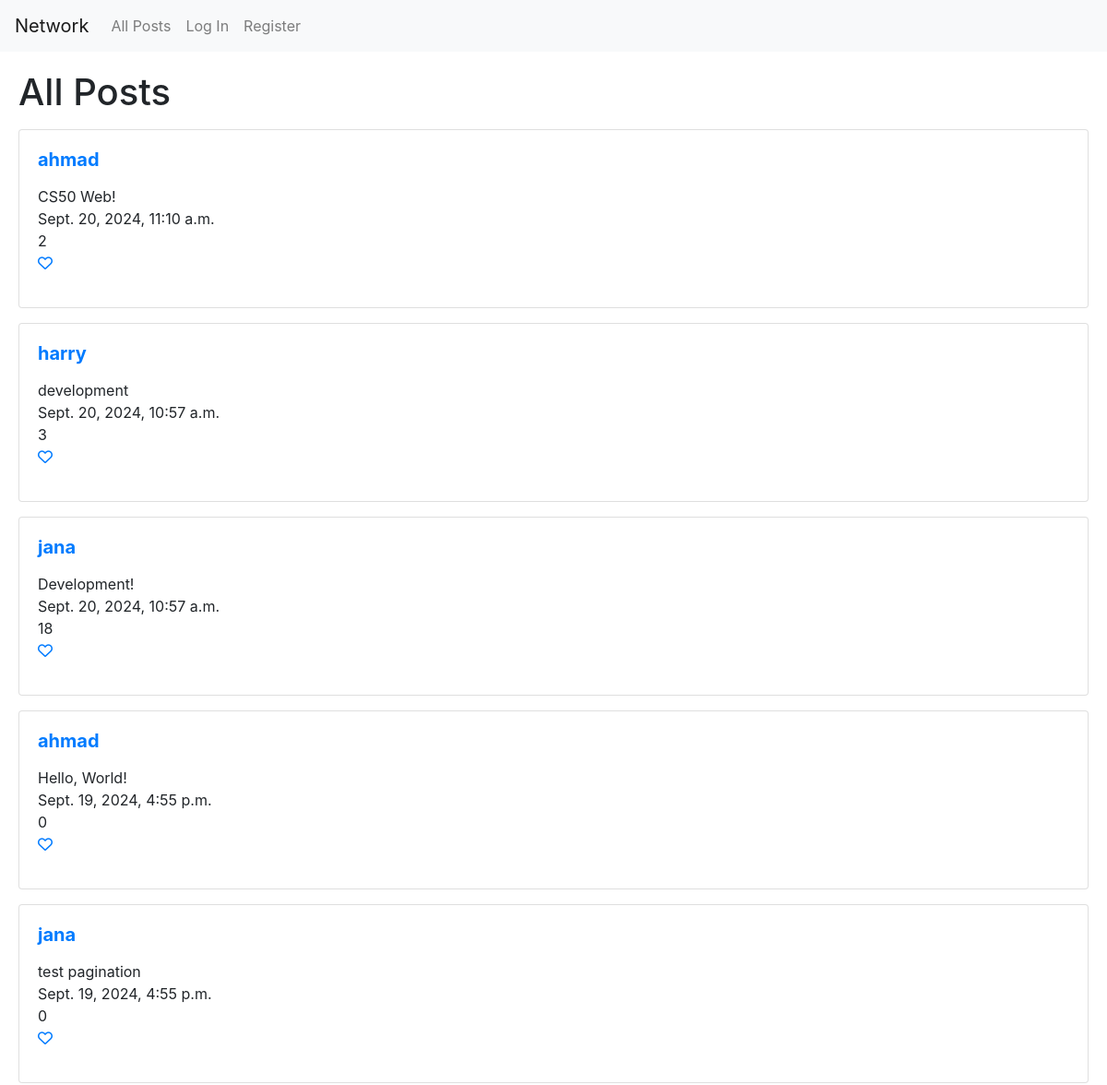
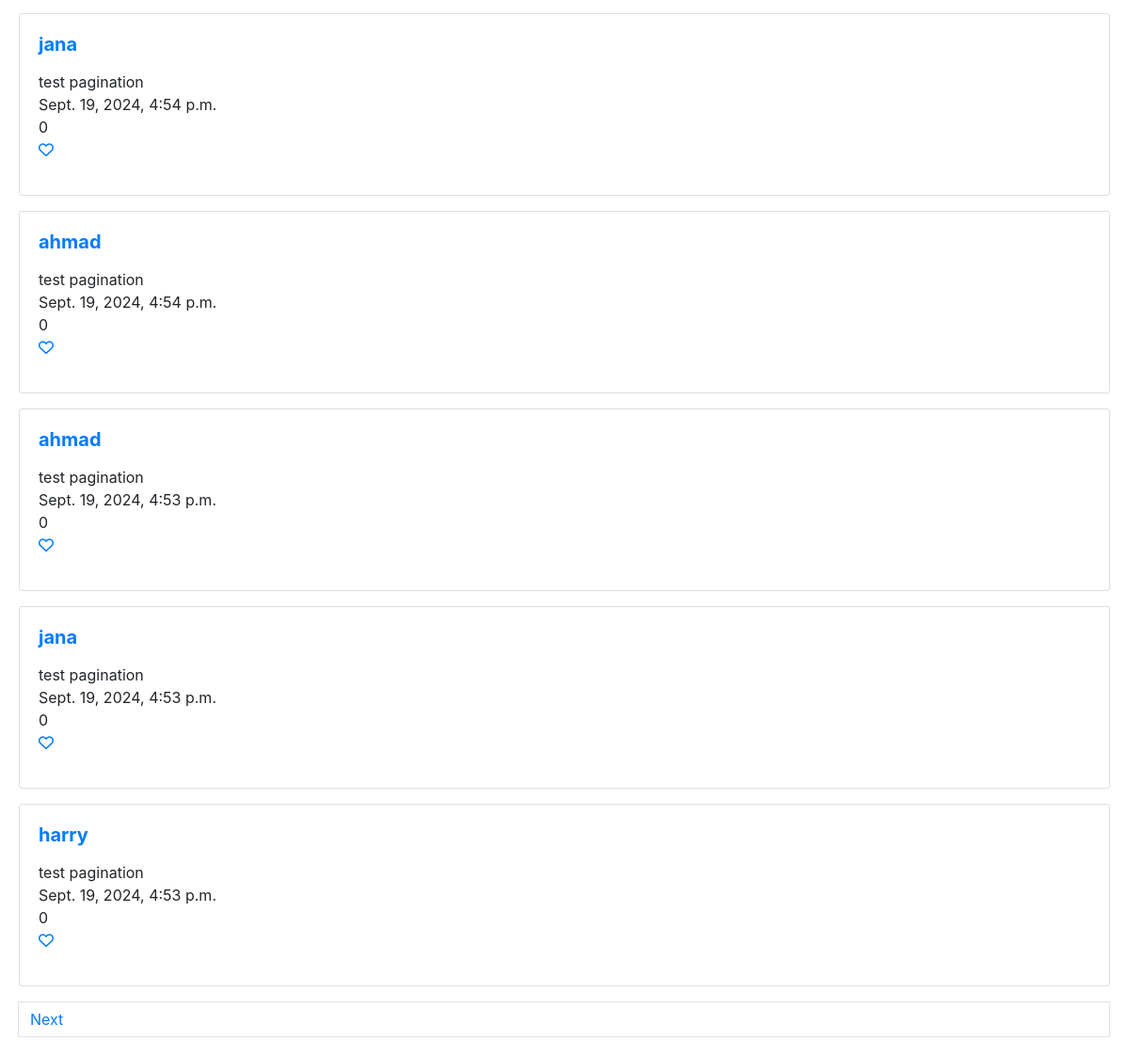
The page / on the database its author committed (2 pictures, top to bottom).
### network/models.py (models this page shows, shortened)
class Post(models.Model):
    user = models.ForeignKey(User, on_delete=models.CASCADE, related_name="post")
    text = models.CharField(max_length=600)
    time = models.DateTimeField(auto_now=True)
    likes = models.IntegerField(default=0)

class User(AbstractUser):
    pass

### network/views.py (the view)
# urls.py: path("", views.index, name="index"),
def index(request):
    posts = Post.objects.all().order_by("-time")
    p = Paginator(posts, 10)
    page = request.GET.get("page")
    posts = p.get_page(page)
    return render(request, "network/index.html", {
        "posts" : posts
    })

### network/templates/network/index.html (shortened to what this page needs)
{% extends "network/layout.html" %}
{% load static %}
{% block body %}
  {% if token == 1 %}
    <h1>Following</h1>
  {% else %}
    <h1>All Posts</h1>
  {% endif %}
    {% if posts %}
        {% for post in posts %}
        <p>
        <div class="card">
             <div class="card-body">
              <h5 class="card-title"><a href="{% url 'profile' post.user.username %}"><strong>{{ post.user.username }}</strong></a></h5>
              <p class="card-text">
                <div id="content" data-id="{{ post.id }}">{{ post.text }}</div>
                <div>{{ post.time }}</div>
                <div id="likes" data-id="{{ post.id }}">{{ post.likes }}</div>
                <p><a href="#" id="like" data-id="{{ post.id }}"><i class="fa-regular fa-heart"></i></a></p>
            </p>
            </div>
          </div>
        </p>
        {% endfor %}
    {% endif %}
  {% if posts.has_next %}
  <a href="?page={{ posts.next_page_number }}" class="page-link">Next</a>
  {% endif %}
{% endblock %}

### rows shown on the page
Post: user.username "ahmad", text "CS50 Web!", time "Sept. 20, 2024, 11:10 a.m.", likes "2"
Post: user.username "harry", text "development", time "Sept. 20, 2024, 10:57 a.m.", likes "3"
Post: user.username "jana", text "Development!", time "Sept. 20, 2024, 10:57 a.m.", likes "18"
Post: user.username "ahmad", text "Hello, World!", time "Sept. 19, 2024, 4:55 p.m.", likes "0"
Post: user.username "jana", text "test pagination", time "Sept. 19, 2024, 4:55 p.m.", likes "0"
Post: user.username "jana", text "test pagination", time "Sept. 19, 2024, 4:54 p.m.", likes "0"
Post: user.username "ahmad", text "test pagination", time "Sept. 19, 2024, 4:54 p.m.", likes "0"
Post: user.username "ahmad", text "test pagination", time "Sept. 19, 2024, 4:53 p.m.", likes "0"
Post: user.username "jana", text "test pagination", time "Sept. 19, 2024, 4:53 p.m.", likes "0"
Post: user.username "harry", text "test pagination", time "Sept. 19, 2024, 4:53 p.m.", likes "0"
